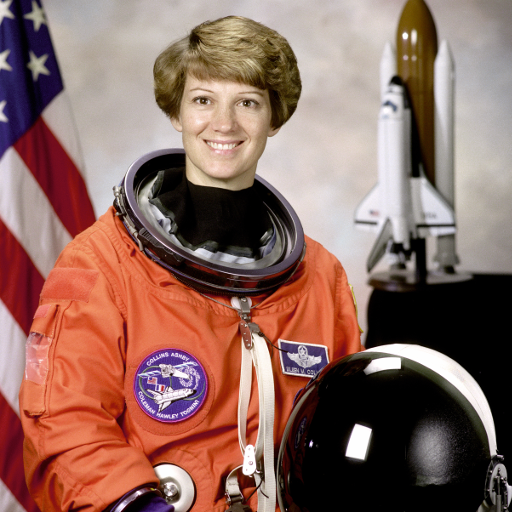
#> input picture skimage.data.astronaut(), 512 x 512 px
$ jupyter execute --allow-errors main.ipynb
#> lines starting #> are read from the running program, lines starting #| are printed output that depends on the picture
# Computer Vision (Image operators and filters)

By the end of this lab, you will get hands on experience working with:

*   Image Handling
*   Image Manipulation
*   Histogram and Histogram Equalization
*   Basic filtering techniques

<!-- ### **Remember this is a graded exercise.** -->

**Reminder**:

*   For every plot, make sure you provide appropriate titles, axis labels, legends, wherever applicable.
*   Add sufficient comments and explanations wherever necessary.

---

[cell 1]
# Loading necessary libraries (Feel free to add new libraries if you need for any computation)

import numpy as np
from matplotlib import pyplot as plt
from skimage import data, exposure, filters, io, morphology

# Channels and color spaces

### **Exercise: Image Creation and Color Manipulation**

*   Create a 100 x 100 image for each of the below visualization

*   Visualize the created images in a 1 x 3 subplot using matplotlib.

[cell 2]
# solution
image_1 = np.zeros((100, 100), dtype=np.uint8)

image_1[0:100, 50:100] = 1

plt.imshow(image_1, cmap='grey')
plt.axis('off')  # Hide the axis
plt.show()
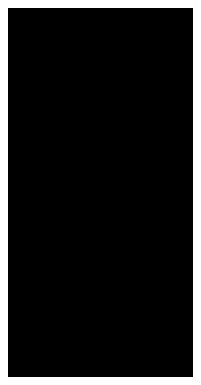
#> figure drawn by matplotlib, 1 panel

[cell 3]
# solution
image_2 = np.zeros((100, 100), dtype=np.uint8)

image_2[50:100, 0:100] = 1

plt.imshow(image_2, cmap='gray')
plt.axis('off')  # Hide the axis
plt.show()

[cell 4]
# solution
image_3 = np.zeros((100, 100), dtype=np.uint8)

image_3[0:50, 0:50] = 1

plt.imshow(image_3, cmap='gray')
plt.axis('off')  # Hide the axis
plt.show()

*   Use the above three images to create the following image

*Hint: Remember channels and color spaces*

[cell 5]
# solution
image_4 = np.zeros((100, 100, 3), dtype=np.uint8)

image_4[0:50, 50:100, 0] = 255 #red

image_4[50:100, 0:50, 1] = 255 #green

image_4[0:50, 0:50, 2] = 255 #blue

image_4[50:100, 50:100, 0] = 255 #yellow
image_4[50:100, 50:100, 1] = 255 #blue
image_4[50:100, 50:100, 2] = 0 #blue

plt.imshow(image_4, cmap='gray')
plt.axis('off')  # Hide the axis
plt.show()
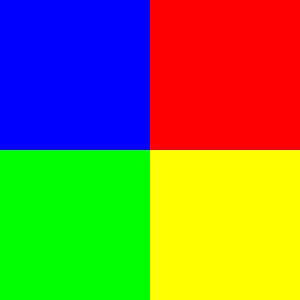
#> shown: shape (100, 100, 3) (shown 3 times larger); mean R, G, B 127.5, 127.5, 63.8

### **Exercise: Color Manipulation**

*   Read the image 'sillas.jpg' from the images folder

*   Extract individual channels and plot them using matplotlib subplot.

[cell 6]
# solution
from skimage import io

#> (the rest of this cell did not finish here and is left out)

*   The color **red** looks too bright for the eyes. Isn't it?? Lets change the color and see how it appears.
    *    Create a new image where everything that is **'red' is changed to 'blue'**.
*   Visualize the original image and the created image using matplotlib subplot.

#> (a cell that did not finish here is left out)

# Image Manipulation

### **Exercise: Image Operators**

*   You can find images 'model.png' and 'coat.png' in the images folder (First two images of the below visualization). Your task is to create an image from the given two images such a way that the model is wearing the coat (Third image in the visualization).
*   You can also find different textures in the images folder. Your task is to change the coat texture to any one of the given textures.
*   Visualize the images similar to the given visualization.

*Hint: Think masks!!!*

[cell 8]
from PIL import Image

# Load two images
#> (the rest of this cell did not finish here and is left out)

[cell 9]
from PIL import Image

# Load two images
#> (the rest of this cell did not finish here and is left out)

# Contrast Enhancement

### **Exercise: Histogram Computation**

*   Read the **'astronaut' image** from data module.
*   Convert the image to grayscale.
*   Compute the **histogram of the image.** *Hint: histogram function is available in skimage.exposure package*
*   Plot the histogram using matplotlib plot.

[cell 10]
image = data.astronaut()
#> image is the input picture: shape (512, 512, 3); mean R, G, B 141.6, 105.8, 96.5
#> (the rest of this cell did not finish here and is left out)

*   Change the bin count to 8 and compute the histogram of the image and plot the computed histogram using matplotlib plot.

[cell 11]
# solution

hist, bin_centers = exposure.histogram(image, nbins=8)
#> hist = 256 values, max 86818 at index 0, min 390 at index 248, mean 3072; bin_centers = 256 values from 0 to 255

plt.figure(figsize=(15, 5))
plt.bar(bin_centers, hist, width=0.05, tick_label=bin_centers)
plt.show()
#> figure, not shown here; tallest bar 86818 high, from x = -0.025 to 0.025

*   What happens when you change the bin count? Does your inference change based on the bin count? If yes, then how do you define the correct bin count.
*   What happens when the bin count is very low and what happens when it is very high?

**Solution**

1. Yes, the inference changes. Because when the nbins was 8, the curve was more flatter and more details can be inferred from the histogram with nbins as 256.
2. If there are too many bins, then the data distribution will look rough and it will be difficult to discern the signal from the noise. If there are two fews bins, the histogram will lack the details needed to discern any useful pattern from the data.

...

*   Compute histogram of the color image (without converting it to grayscale).
*   Plot the total histogram and also histogram for each channel (show it in a single plot with differnt legends for each histogram).

[cell 12]
#solution
# Extract the RGB channels
red_channel = image[..., 0]   # Red channel
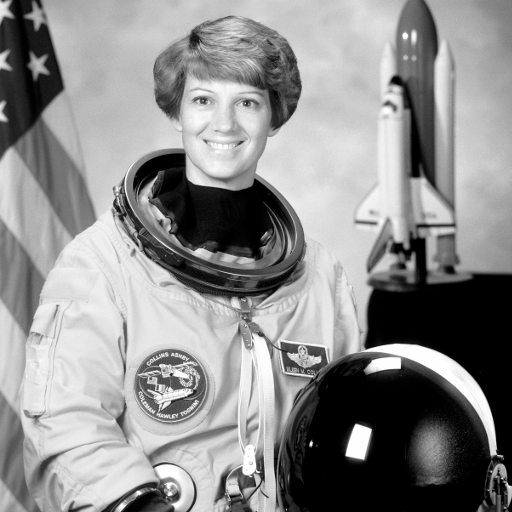
#> red_channel: shape (512, 512); min 0, max 255, mean 141.6
green_channel = image[..., 1] # Green channel
blue_channel = image[..., 2]  # Blue channel
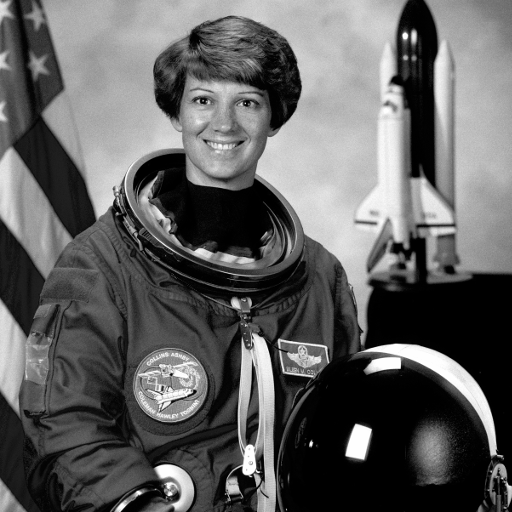
#> blue_channel: shape (512, 512); min 0, max 255, mean 96.5

# Compute histograms for each channel
hist_r, bin_centers_r = exposure.histogram(red_channel)
#> hist_r = 256 values, max 28332 at index 0, min 177 at index 248, mean 1024; bin_centers_r = 256 values from 0 to 255
hist_g, bin_centers_g = exposure.histogram(green_channel)
#> hist_g = 256 values, max 29383 at index 0, min 104 at index 248, mean 1024; bin_centers_g = 256 values from 0 to 255
hist_b, bin_centers_b = exposure.histogram(blue_channel)
#> hist_b = 256 values, max 29103 at index 0, min 102 at index 249, mean 1024; bin_centers_b = 256 values from 0 to 255


# Plot the histograms for each channel
plt.figure(figsize=(15, 5))
plt.bar(bin_centers_r, hist_r, width=1, color='red', alpha=0.6, label='Red Channel')
plt.bar(bin_centers_g, hist_g, width=1, color='green', alpha=0.6, label='Green Channel')
plt.bar(bin_centers_b, hist_b, width=1, color='blue', alpha=0.6, label='Blue Channel')

# Add labels and legend
plt.title('Histogram of RGB Channels')
plt.xlabel('Pixel Intensity')
plt.ylabel('Frequency')
plt.legend(loc='upper right')
plt.grid(True)

# Display the plot
plt.show()
#> figure, not shown here; tallest bar 28332 high, from x = -0.5 to 0.5; tallest bar 29383 high, from x = -0.5 to 0.5; tallest bar 29103 high, from x = -0.5 to 0.5

### **Exercise: Histogram Equalization**

*   Read 'aquatermi_lowcontrast.jpg' image from the images folder.
*   Compute the histogram of the image.
*   Perform histogram equalization of the image to enhance the contrast. *Hint: Use equalize_hist function available in skimage.exposure*
*   Also compute histogram of the equalized image.
*   Use 2 x 2 subplot to show the original image and the enhanced image along with the corresponding histograms.

[cell 13]
# solution

image = io.imread("./images/aquatermi_lowcontrast.jpg")
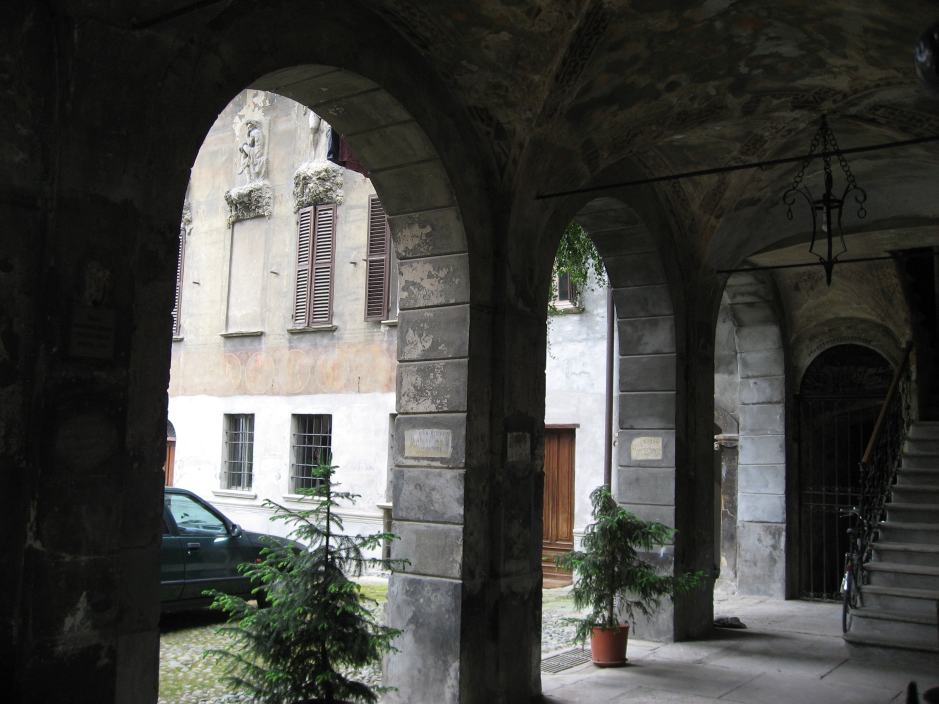
#> input picture images/images/aquatermi_lowcontrast.jpg, 2816 x 2112 px, found by its file name (shown at 1/3 size)
#> image is the input picture: shape (2112, 2816, 3); mean R, G, B 69.7, 70, 66.4


# Step 2: Compute the histogram of the original image
hist_orig, bin_centers_orig = exposure.histogram(image)
#> hist_orig = 256 values, max 522813 at index 18, min 3420 at index 0, mean 69696; bin_centers_orig = 256 values from 0 to 255

# Step 3: Perform histogram equalization to enhance the contrast
equalized_image = exposure.equalize_hist(image)
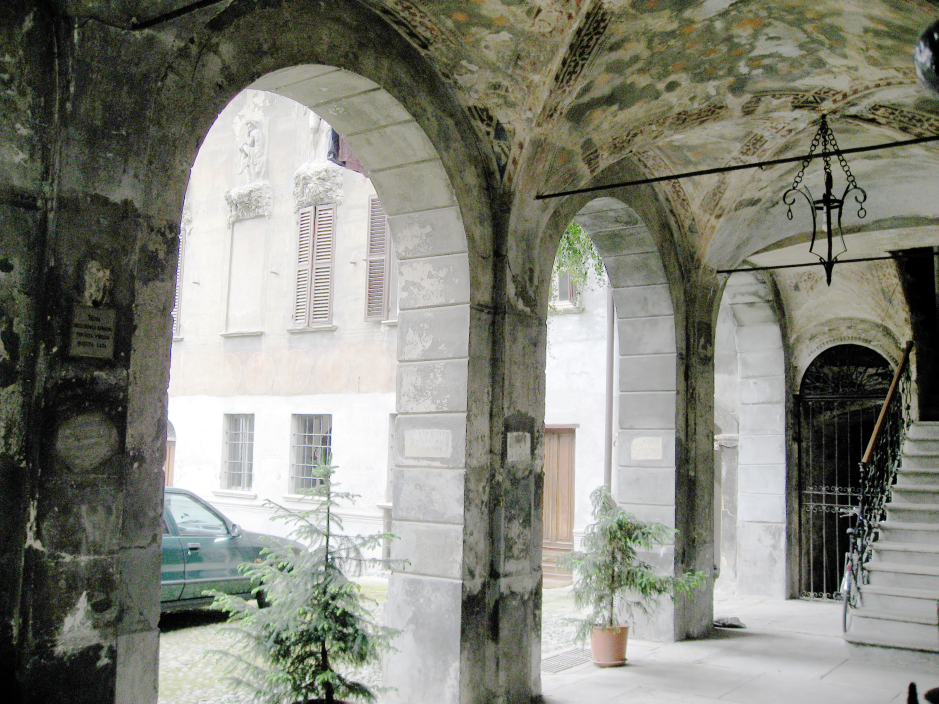
#> equalized_image: shape (2112, 2816, 3) float64 (shown at 1/3 size); mean R, G, B 0.517, 0.521, 0.481

# Step 4: Compute the histogram of the equalized image
hist_eq, bin_centers_eq = exposure.histogram(equalized_image)
#> hist_eq = 256 values, max 522813 at index 61, min 0 at index 5, mean 69696; bin_centers_eq = 256 values from 0.00214 to 0.998

# Step 5: Create 2x2 subplots
fig, axes = plt.subplots(2, 2, figsize=(12, 8))

# Plot the original image
axes[0, 0].imshow(image, cmap='gray')
axes[0, 0].set_title('Original Image')
axes[0, 0].axis('off')

# Plot the histogram of the original image
axes[0, 1].plot(bin_centers_orig, hist_orig, lw=2, color='black')
axes[0, 1].set_title('Histogram of Original Image')
axes[0, 1].set_xlabel('Pixel Intensity')
axes[0, 1].set_ylabel('Frequency')

# Plot the equalized image
axes[1, 0].imshow(equalized_image, cmap='gray')
axes[1, 0].set_title('Equalized Image')
axes[1, 0].axis('off')

# Plot the histogram of the equalized image
axes[1, 1].plot(bin_centers_eq, hist_eq, lw=2, color='black')
axes[1, 1].set_title('Histogram of Equalized Image')
axes[1, 1].set_xlabel('Pixel Intensity')
axes[1, 1].set_ylabel('Frequency')

# Adjust layout to prevent overlap
plt.tight_layout()

# Display the results
plt.show()
#> figure, not shown here; panel 2: curve peaks at x = 18, y = 522813; panel 4: curve peaks at x = 0.24, y = 522813

*   The above function in skimage.exposure uses cdf and interpolation technique to normalize the histogram. How is it different from linear contrast stretch?

**Solution**

*(Double-click or enter to edit)*

Histogram equalization (CDF-based) changes the distribution of pixel intensities in a non-linear way, aiming to improve contrast by spreading intensity values more evenly. It's best for images with uneven or narrow intensity distributions

Linear contrast stretching adjusts pixel values in a linear fashion based on the minimum and maximum intensity values. It's a simpler method that works well when you want to proportionally stretch the image’s contrast across the available range without changing the relative brightness between pixels.

### **Exercise: Linear Contrast Stretch**

*   Write a function to compute the linear contrast stretch (Do not use an inbuilt function).
*   Provide grayscale image array and bin count as parameters to the function and return the enhanced image array.
*   Use a 2 x 2 plot to visualize the original image, histogram, enhanced image and the corresponding histogram.

[cell 14]
# solution

import numpy as np
import matplotlib.pyplot as plt
from skimage import io, exposure

# Step 1: Define the function to perform linear contrast stretching
def linear_contrast_stretch(image, bins=256):
    # Find minimum and maximum pixel values in the image
    min_val = np.min(image)
    max_val = np.max(image)

    # Apply the linear contrast stretch formula
    stretched_image = (image - min_val) / (max_val - min_val) * 255

    # Convert the stretched image to uint8 (8-bit grayscale image)
    stretched_image = stretched_image.astype(np.uint8)

    return stretched_image

# Step 2: Load the grayscale image
image = io.imread('./images/aquatermi_lowcontrast.jpg', as_gray=True)
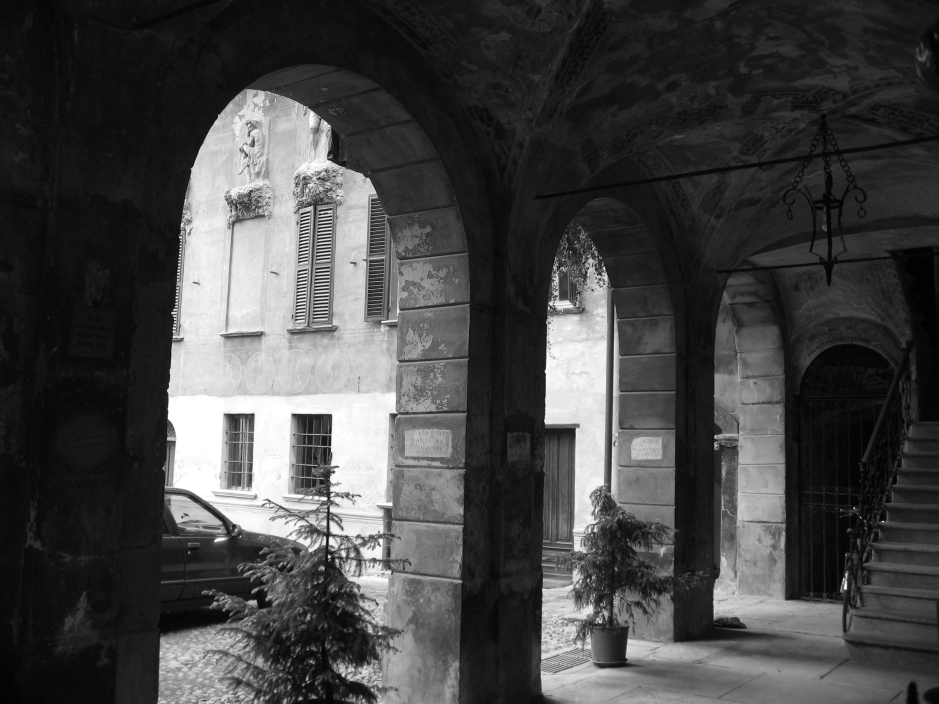
#> image: shape (2112, 2816) float64 (shown at 1/3 size); min 0, max 1, mean 0.273

# Convert image to a 0-255 scale if necessary (skimage returns float images scaled from 0-1 by default)
image = (image * 255).astype(np.uint8)

# Define the number of bins for the histogram
bins = 256  # You can modify this value as needed

# Step 3: Apply linear contrast stretch to the image
enhanced_image = linear_contrast_stretch(image, bins)
#> in linear_contrast_stretch, `min_val = np.min(image)`: min_val = 0
#> in linear_contrast_stretch, `max_val = np.max(image)`: max_val = 255

# Step 4: Compute histograms for both the original and enhanced images
hist_orig, bin_centers_orig = exposure.histogram(image, nbins=bins)
#> hist_orig = 256 values, max 159528 at index 18, min 812 at index 0, mean 23232
hist_enhanced, bin_centers_enhanced = exposure.histogram(enhanced_image, nbins=bins)
#> hist_enhanced has the same summary as hist_orig; bin_centers_enhanced = 256 values from 0 to 255

# Step 5: Create a 2x2 plot to visualize the original image, its histogram, the enhanced image, and its histogram
fig, axes = plt.subplots(2, 2, figsize=(12, 8))

# Plot 1: Original grayscale image
axes[0, 0].imshow(image, cmap='gray')
axes[0, 0].set_title('Original Image')
axes[0, 0].axis('off')

# Plot 2: Histogram of original image
axes[0, 1].plot(bin_centers_orig, hist_orig, lw=2, color='black')
axes[0, 1].set_title('Histogram of Original Image')
axes[0, 1].set_xlabel('Pixel Intensity')
axes[0, 1].set_ylabel('Frequency')

# Plot 3: Enhanced image after linear contrast stretch
axes[1, 0].imshow(enhanced_image, cmap='gray')
axes[1, 0].set_title('Enhanced Image (Linear Contrast Stretch)')
axes[1, 0].axis('off')

# Plot 4: Histogram of enhanced image
axes[1, 1].plot(bin_centers_enhanced, hist_enhanced, lw=2, color='black')
axes[1, 1].set_title('Histogram of Enhanced Image')
axes[1, 1].set_xlabel('Pixel Intensity')
axes[1, 1].set_ylabel('Frequency')

# Adjust layout
plt.tight_layout()

# Show the plots
plt.show()
#> figure, not shown here; panel 2: curve peaks at x = 18, y = 159528; panel 4: curve peaks at x = 18, y = 159528

# Filters

### **Exercise: Mean Filter**

*   Load the **coins** image from the data module.
*   Define a disk structuring element (selem) of radius 20. *Hint: Structuring elements are defined in the skimage.morphology module*
*   Use mean filter using the created selem. *Hint: The mean filter is available in skimage.filters.rank module*
*   Increase the radius of the selem by 10 and apply the mean filter.
*   Reduce the radius of the selem by 10 and apply the mean filter.
*   Visualize all the smoothened images along with the original image.

[cell 15]
import matplotlib.pyplot as plt
from skimage import data, filters, morphology
from skimage.filters import rank
from skimage.util import img_as_ubyte

# Step 1: Load the 'coins' image
coins_image = data.coins()
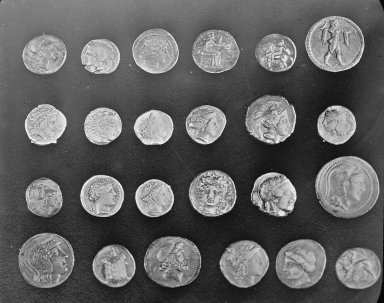
#> input picture skimage.data.coins(), 384 x 303 px
#> coins_image is the input picture: shape (303, 384); min 1, max 252, mean 96.9

# Convert the image to 8-bit grayscale if necessary (rank filters require 8-bit images)
coins_image = img_as_ubyte(coins_image)

# Step 2: Define a disk structuring element (selem) of radius 20
selem_20 = morphology.disk(20)

# Step 3: Apply the mean filter using the structuring element of radius 20
mean_filtered_20 = rank.mean(coins_image, selem_20)

# Step 4: Increase the radius of the structuring element by 10 (radius = 30)
selem_30 = morphology.disk(30)
mean_filtered_30 = rank.mean(coins_image, selem_30)
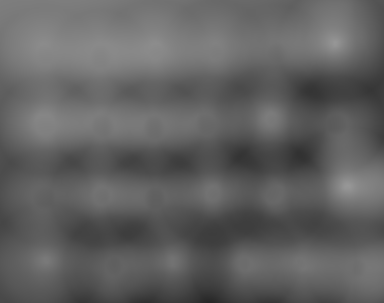
#> mean_filtered_30: shape (303, 384); min 38, max 151, mean 97.1

# Step 5: Reduce the radius of the structuring element by 10 (radius = 10)
selem_10 = morphology.disk(10)
mean_filtered_10 = rank.mean(coins_image, selem_10)

# Step 6: Create a 2x2 plot to visualize the original image and the smoothened images
fig, axes = plt.subplots(2, 2, figsize=(12, 12))

# Plot the original image
axes[0, 0].imshow(coins_image, cmap='gray')
axes[0, 0].set_title('Original Image')
axes[0, 0].axis('off')

# Plot the image filtered with selem of radius 20
axes[0, 1].imshow(mean_filtered_20, cmap='gray')
axes[0, 1].set_title('Mean Filter (Radius 20)')
axes[0, 1].axis('off')

# Plot the image filtered with selem of radius 30
axes[1, 0].imshow(mean_filtered_30, cmap='gray')
axes[1, 0].set_title('Mean Filter (Radius 30)')
axes[1, 0].axis('off')

# Plot the image filtered with selem of radius 10
axes[1, 1].imshow(mean_filtered_10, cmap='gray')
axes[1, 1].set_title('Mean Filter (Radius 10)')
axes[1, 1].axis('off')

# Adjust layout and show the plots
plt.tight_layout()
plt.show()

*   Use different selem (square, rectangle, star, diamond) to view the behaviour of the mean filter (It is not necessary to repeat with different sizes; it is sufficient to show the one with optimal parameter).
*   Create a 2 x n subplot to show the selem in the first row and the corresponding smoothened image in the second row.

[cell 16]
# solution

import matplotlib.pyplot as plt
from skimage import data, morphology
from skimage.filters import rank
from skimage.util import img_as_ubyte

# Step 1: Load the 'coins' image
coins_image = data.coins()

# Convert the image to 8-bit grayscale (rank filters require 8-bit images)
coins_image = img_as_ubyte(coins_image)

# Step 2: Define different structuring elements (square, rectangle, star, diamond)
selem_square = morphology.square(15)     # Square selem
selem_rectangle = morphology.rectangle(15, 25)  # Rectangle selem
selem_star = morphology.star(15)         # Star selem
selem_diamond = morphology.diamond(10)   # Diamond selem

# Step 3: Apply the mean filter using each structuring element
mean_filtered_square = rank.mean(coins_image, selem_square)
mean_filtered_rectangle = rank.mean(coins_image, selem_rectangle)
mean_filtered_star = rank.mean(coins_image, selem_star)
mean_filtered_diamond = rank.mean(coins_image, selem_diamond)

# Step 4: Create a 2x4 plot to visualize the structuring elements and the corresponding smoothened images
fig, axes = plt.subplots(2, 4, figsize=(16, 8))

# First row: Display the structuring elements (as images)
axes[0, 0].imshow(selem_square, cmap='gray')
axes[0, 0].set_title('Square Selem')
axes[0, 0].axis('off')

axes[0, 1].imshow(selem_rectangle, cmap='gray')
axes[0, 1].set_title('Rectangle Selem')
axes[0, 1].axis('off')

axes[0, 2].imshow(selem_star, cmap='gray')
axes[0, 2].set_title('Star Selem')
axes[0, 2].axis('off')

axes[0, 3].imshow(selem_diamond, cmap='gray')
axes[0, 3].set_title('Diamond Selem')
axes[0, 3].axis('off')

# Second row: Display the smoothened images after applying the mean filter
axes[1, 0].imshow(mean_filtered_square, cmap='gray')
axes[1, 0].set_title('Mean Filter (Square)')
axes[1, 0].axis('off')

axes[1, 1].imshow(mean_filtered_rectangle, cmap='gray')
axes[1, 1].set_title('Mean Filter (Rectangle)')
axes[1, 1].axis('off')

axes[1, 2].imshow(mean_filtered_star, cmap='gray')
axes[1, 2].set_title('Mean Filter (Star)')
axes[1, 2].axis('off')

axes[1, 3].imshow(mean_filtered_diamond, cmap='gray')
axes[1, 3].set_title('Mean Filter (Diamond)')
axes[1, 3].axis('off')

# Adjust layout and show the plots
plt.tight_layout()
plt.show()
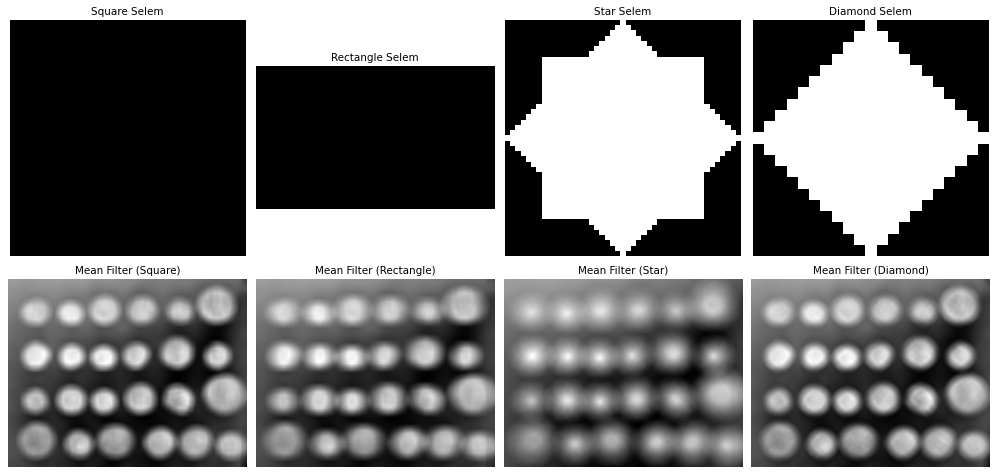
#> figure drawn by matplotlib, 8 panels
